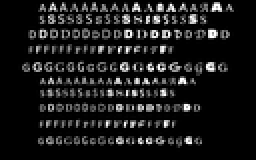
%> input picture Solucion_MatLab/Training_02.png, 128 x 80 px, shrunk from 3360 x 2100 before the run (shown 2 times larger)
$ octave etiquetar.m   (GNU Octave 9; MATLAB toolbox functions it lacks are replaced by stand-ins)
%> lines starting %> are read from the running program, lines starting %| are printed output that depends on the picture; in (x1, y1, x2, y2) boxes, pixels count from 0 and x2, y2 are one past the last pixel; in counts of white or black regions, pixels touching at a corner belong together; the program's own positions count from 1
% Programa para etiquetar los objetos contenidos en una imagen binaria,
% considerando la vecindad de 4 vecinos
tic;
% se limpia la pantalla y se borra la memoria utilizada hasta el momento
clear all, close all, clc;
% %% Se carga el path de la imagen *.png que se va a analizar
%filename = uigetfile('*.png','Select an image file');
filename1 = 'Training_02.png';
Im = imread(filename1);
%> Im is the input picture: size 80x128x3 uint8; min 0, max 255, mean 26
%Im =imresize(Im,[210 336]);
Ib=rgb2gray(Im);

% Se obtienen las dimensiones de la imagen binaria donde 0 es el fondo y 1
% los objetos
[m,n] = size(Ib);
%> m = 80; n = 128
% La imagen binaria se convierte a double, para que pueda
% contener valores mayores a 1
Ibd=double(Ib);
% %%
%figure
%imshow(Ibd);
% %%

% Paso 1. Se asignan etiquetas iniciales
% Se inicializan las variables para las etiquetas e
% y para las colisiones k
% Se inicializa e=2, como la proxima etiqueta a asignar
e=2;
k=1;


% Se recorre la imagen de izquierda a derecha y de arriba a abajo
for r=2:m-1
    for c=2:n-1
        % Si los pixeles vecinos son ceros se asigna etiqueta
        % y se incrementa el numero de etiquetas
        if(Ibd(r,c)==1)
            if((Ibd(r,c-1)==0)&&(Ibd(r-1,c)==0))
                Ibd(r,c)=e;
                e=e+1;
            end
 % Si uno de los pixeles vecinos tiene una etiqueta
 % esta etiqueta se le asigna al valor actual
        if(((Ibd(r,c-1)>1)&&(Ibd(r-1,c)<2))...
                ||((Ibd(r,c-1)<2)&&(Ibd(r-1,c)>1)))

            if(Ibd(r,c-1)>1)
                Ibd(r,c)=Ibd(r,c-1);
            end

            if(Ibd(r-1,c)>1)
                Ibd(r,c)=Ibd(r-1,c);
            end
        end
  % Si varios de los pixeles vecinos tienen una etiqueta asignada se le
  % asigna una de ellas a este pixel.
  %
            if((Ibd(r,c-1)>1)&&(Ibd(r-1,c)>1))
                Ibd(r,c)=Ibd(r-1,c);
  % Las etiquetas no usadas son colisiones
                if((Ibd(r,c-1))~=(Ibd(r-1,c)))
                ec1(k)=Ibd(r-1,c);
                ec2(k)=Ibd(r,c-1);
                k=k+1;
                end
            end
        end
     end
end
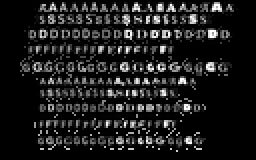
%> Ibd: size 80x128 double (shown 2 times larger); min 0, max 255, mean 29.3
%> after the loop, e = 208; ec1 = 66 values, max 197 at index 22, min 2 at index 16, mean 42.58; ec2 = 66 values, max 159 at index 64, min 2 at index 7, mean 35.33; k = 67

% Paso2. Se resuelven colisiones
for ind=1:k-1

    % Se detecta la etiqueta mas peque馻 en la colision
    % El grupo pixeles pertenecientes a la etiqueta menor absorven a los de
    % la etiqueta mayor
    %
    if(ec1(ind)<=ec2(ind))
        for r=1:m
            for c=1:n
                if(Ibd(r,c)==ec2(ind))
                    Ibd(r,c)=ec1(ind);
                end
            end
        end
    end
    if(ec1(ind)>ec2(ind))
        for r=1:m
            for c= 1:n
            if(Ibd(r,c)==ec1(ind))
                Ibd(r,c)=ec2(ind);
            end
            end
        end
    end

end
%> this loop made 66 passes
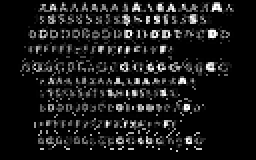
%> Ibd: size 80x128 double (shown 2 times larger); 14.45% of pixels changed, all inside (x1, y1, x2, y2) = (9, 1, 119, 75)

% La funcion unique entrega los valores de la matriz (Ibd), unicos, es decir
% que no se repiten, por lo que seran entregados solamente aquellos valores
% que permanecieron al resolver el problema de las colisiones
%
w=unique(Ibd);
%> w = 212 values from 0 to 255
t=length(w);
%> t = 212

% %% Paso 3. Re-etiquetado de la imagen
% Se re-etiquetan los pixeles con los valores minimos
for r=1:m
    for c=1:n
        for ix=2:t
            if(Ibd(r,c)==w(ix))
                Ibd(r,c)=ix-1;
            end
        end

    end
end
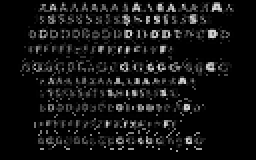
%> Ibd: size 80x128 double (shown 2 times larger); min 0, max 211, mean 18.9
% %% Se preparan los datos para despliegue
figure
imshow(Ibd);
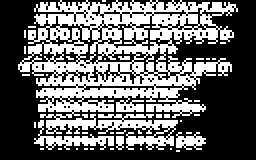
%> displayed picture: size 80x128, on the screen's scale of 0 to 255 (shown 2 times larger); 40.7% white in thin lines or dots, all inside (x1, y1, x2, y2) = (9, 0, 119, 76)
toc;
